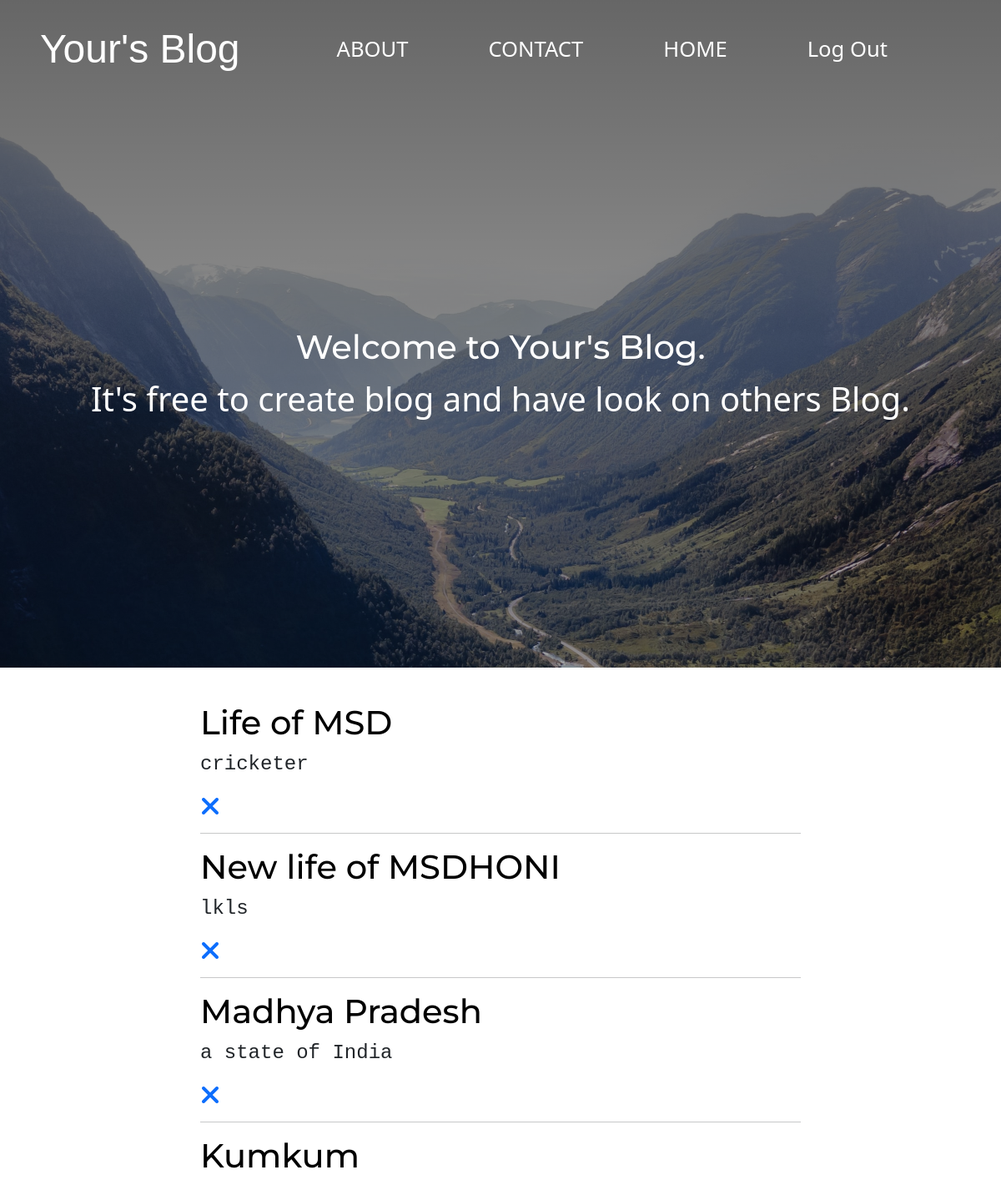
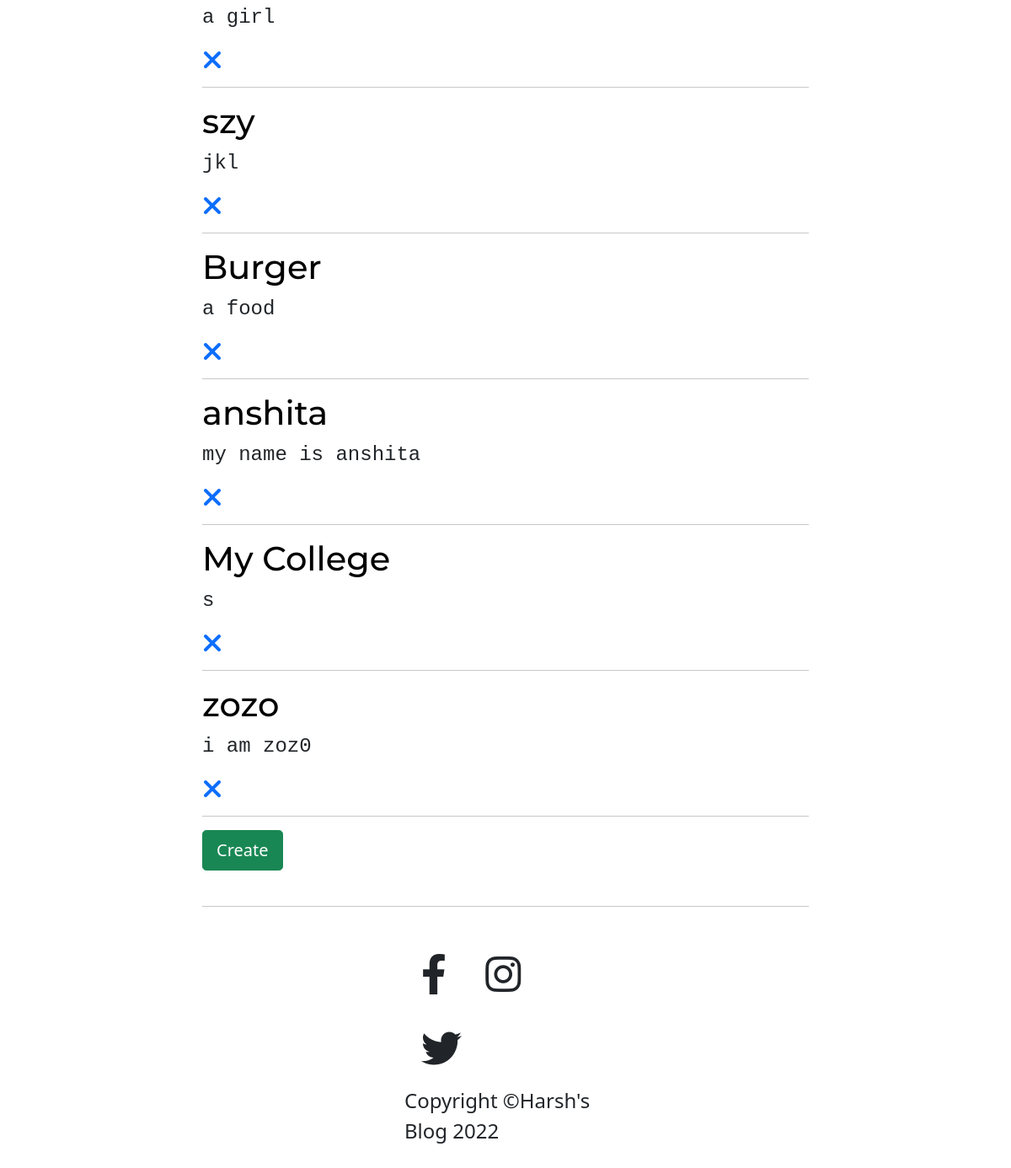
Page /bloghome (signed in) on the committed database (2 pictures, top to bottom).
### main.py (models this page shows)
class BlogPost(db.Model):
    __tablename__ = "blog_posts"
    id = db.Column(db.Integer, primary_key=True)
    title = db.Column(db.String(250), unique=True, nullable=False)
    sub_title = db.Column(db.String(250), nullable=False)
    url = db.Column(db.String)
    content = db.Column(db.Text, nullable=False)
    author_id = db.Column(db.Integer, db.ForeignKey("users.id"))
    author = relationship("User", back_populates="posts")

### main.py (the view)
@app.route("/bloghome")
@login_required
def bloghome():
    all_blogs = db.session.query(BlogPost).all()
    return render_template("index.html", all_blog=all_blogs)

### main.py (called while the page is built)
@login_manager.user_loader
def load_user(user_id):
    return User.query.get(int(user_id))

### templates/index.html (shortened to what this page needs)
<html>
<head>
    <link rel="stylesheet" href="https://cdnjs.cloudflare.com/ajax/libs/font-awesome/6.1.2/css/all.min.css">
</head>
<body>
    <div class="index-content-div1" style="
                background: linear-gradient(rgba(0,0,0,0.6),rgba(0,0,0,0.3)), url(../static/images/back.jpg);
                width: 100%;
                height: 100vh;
                background-size:cover;
                background-position: top;">
        {% include "navbar.html" %}
        <div class="index-writing-portion-heading">
            <div class="index-writing-portion-sub-heading">
                <h1>Welcome to Your's Blog.</h1>
                <p class="p">It's free to create blog and have look on others Blog.</p>
            </div>
        </div>
    </div>
    <div class="main-port">
        {% for blog in all_blog: %}
        <a id="heading" class="navbar-brand " href="{{ url_for('index_content', id=blog.id) }}"><h1>{{ blog.title }}</h1></a>
        <p class="pera"> {{ blog.sub_title }}</p>
        <p><a href="{{ url_for('delete_blog', id=blog.id) }}"><i id="index-icon" class="fa-solid fa-xmark fa-2x"></i></a></p>
        <hr>
        {% endfor %}
        <a href="{{ url_for('create_blog_form') }}" class="btn btn-success btn-lg" id="create-btn">Create</a>
    </div>
    {% include "footer.html" %}
</body>
</html>

### templates/navbar.html (shortened to what this page needs)
<!DOCTYPE html>
<html lang="en">
<head>
        <link rel="stylesheet" href="static/style.css">
        <link rel="stylesheet" href="https://cdnjs.cloudflare.com/ajax/libs/font-awesome/6.1.2/css/all.min.css">
        <link href="https://cdn.jsdelivr.net/npm/bootstrap@5.0.2/dist/css/bootstrap.min.css" rel="stylesheet">
</head>
<body>
    <nav class="navbar navbar-expand-lg navbar-dark" id="nav-bar">
        <a class="navbar-brand" id="brand" href="">Your's Blog</a>
        <div class="collapse navbar-collapse" id="target">
            <ul class="navbar-nav ms-auto">
                <li class="nav-item">
                    <a class="nav-link" id="link" href="">ABOUT</a>
                </li>
                <li class="nav-item">
                    <a class="nav-link" id="link" href="{{url_for('contact')}}">CONTACT</a>
                </li>
                <li class="nav-item">
                    <a class="nav-link" id="link" href="{{url_for('bloghome')}}">HOME</a>
                </li>
                <li class="nav-item">
                    <a class="nav-link" id="link" href="{{url_for('logout') }}">Log Out</a>
                </li>
            </ul>
        </div>
    </nav>
</body>
</html>

### templates/footer.html (shortened to what this page needs)
<!DOCTYPE html>
<html lang="en">
<head>
    <link rel="stylesheet" href="static/style.css">
    <link rel="stylesheet" href="https://cdnjs.cloudflare.com/ajax/libs/font-awesome/6.1.2/css/all.min.css">
</head>
<body>
    <hr id="hr-footer">
    <footer>
        <i id="icon" class="fa-brands fa-facebook-f fa-2x"></i>
        <i id="icon"  class="fa-brands fa-instagram fa-2x"></i>
        <i id="icon"  class="fa-brands fa-twitter fa-2x"></i>
        <p>Copyright &#169Harsh's Blog 2022</p>
    </footer>
</body>
</html>

### static/style.css (style rules this page uses)
#nav-bar { padding: 1.5% 4%; }
#brand { color: white; font-family:"ubunto",sans-serif; font-size: 3rem; font-weight: 400; }
#link { color: white; margin-right: 80px; font-size: 1.6rem; font-weight: 200; }
.index-writing-portion-heading { height: 85%; display: flex; align-items: center; justify-content: center; text-align:center; color: #fff; }
h1 { font-family: "Montserrat",sans-serif; font-size: 2.5rem; }
.pera { font-family: 'Courier New', Courier, monospace; font-size: 1.5rem; padding-top: 0.5% 0%; }
.main-port { padding: 1.5% 20%; margin: 2% 0; }
#heading { color:black; }
footer { padding: 3% 40%; font-size: 1.5rem; }
#hr-footer { margin:0 20%; }
#icon { margin: 20px; }
.index-writing-portion-sub-heading { font-size:2.5rem; color: white; text-shadow: 5px 5px 15px 2px red; }

### rows in the picture
BlogPost: title "Life of MSD", sub_title "cricketer"
BlogPost: title "New life of MSDHONI", sub_title "lkls"
BlogPost: title "Madhya Pradesh", sub_title "a state of India"
BlogPost: title "Kumkum", sub_title "a girl"
BlogPost: title "szy", sub_title "jkl"
BlogPost: title "Burger", sub_title "a food"
BlogPost: title "anshita", sub_title "my name is anshita"
BlogPost: title "My College", sub_title "s"
BlogPost: title "zozo", sub_title "i am zoz0"
